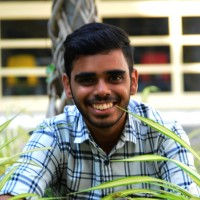
#> input picture Image-Encryption-and-Authentication/Pratyush.png, 200 x 200 px, found by its file name
$ python histogram_20220319130123.py
#> lines starting #> are read from the running program, lines starting #| are printed output that depends on the picture
from skimage import io
import matplotlib.pyplot as plt

#image = io.imread('C:/Users/DELL/Downloads/Imaage/Images/JPEG/Jpeg 8-bit/4.1.04.jpg')
image = io.imread('C:/Users/DELL/Downloads/Imaage/Image-Encryption-and-Authentication/Pratyush.png')
#> image is the input picture: shape (200, 200, 3); mean R, G, B 135.9, 137.6, 123.1
_ = plt.hist(image.ravel(), bins = 256, color = 'orange', )
_ = plt.hist(image[:, :, 0].ravel(), bins = 256, color = 'red', alpha = 0.5)
_ = plt.hist(image[:, :, 1].ravel(), bins = 256, color = 'Green', alpha = 0.5)
_ = plt.hist(image[:, :, 2].ravel(), bins = 256, color = 'Blue', alpha = 0.5)
_ = plt.xlabel('Intensity Value')
_ = plt.ylabel('Count')
_ = plt.legend(['Total', 'Red_Channel', 'Green_Channel', 'Blue_Channel'])
plt.show()
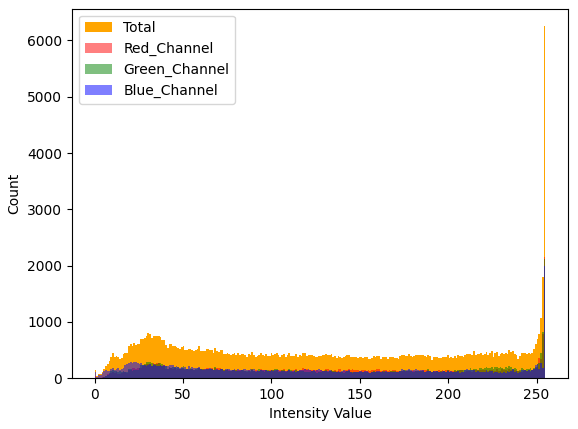
#> figure drawn by matplotlib, 1 panel; tallest bar 6254 high, from x = 254 to 255; tallest bar 2152 high, from x = 254 to 255; tallest bar 2111 high, from x = 254 to 255

# [19 lines of commented-out code are left out]

$ run again, with Image-Encryption-and-Authentication/4.1.04.jpg saved as Image-Encryption-and-Authentication/Pratyush.png
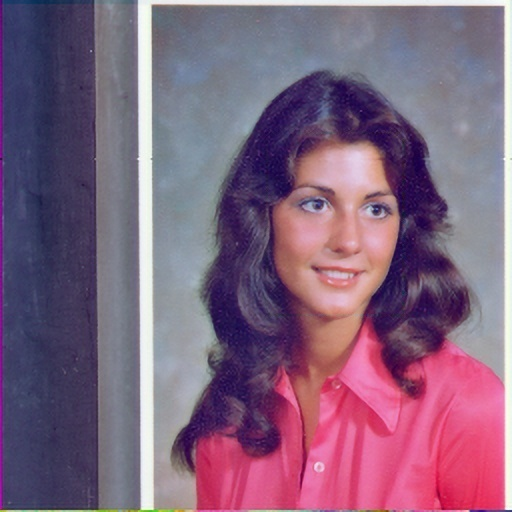
#> input picture Image-Encryption-and-Authentication/4.1.04.jpg, 512 x 512 px, found by its file name
#> image is the input picture: shape (512, 512, 3); mean R, G, B 129.2, 99.3, 125.2
#> `plt.show()`:
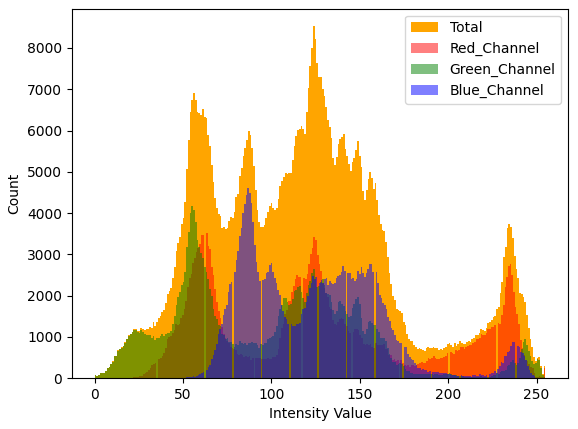
#> figure drawn by matplotlib, 1 panel; tallest bar 8528 high, from x = 123.5 to 124.5; tallest bar 3522 high, from x = 63 to 63.96; tallest bar 4177 high, from x = 54.79 to 55.78

$ run again, with Image-Encryption-and-Authentication/baboon.png copied over Image-Encryption-and-Authentication/Pratyush.png
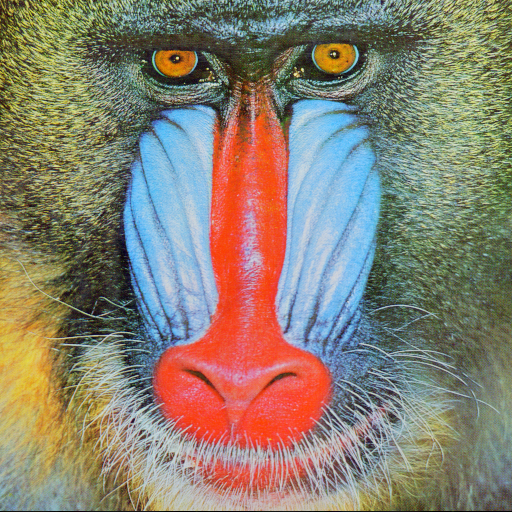
#> input picture Image-Encryption-and-Authentication/baboon.png, 512 x 512 px, found by its file name
#> image is the input picture: shape (512, 512, 3); mean R, G, B 137.4, 128.9, 113.1
#> `plt.show()`:
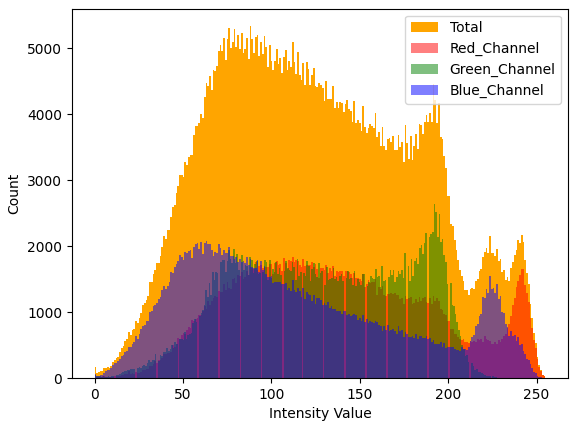
#> figure drawn by matplotlib, 1 panel; tallest bar 5337 high, from x = 87.66 to 88.65; tallest bar 1845 high, from x = 111.6 to 112.6; tallest bar 2644 high, from x = 191.8 to 192.7
